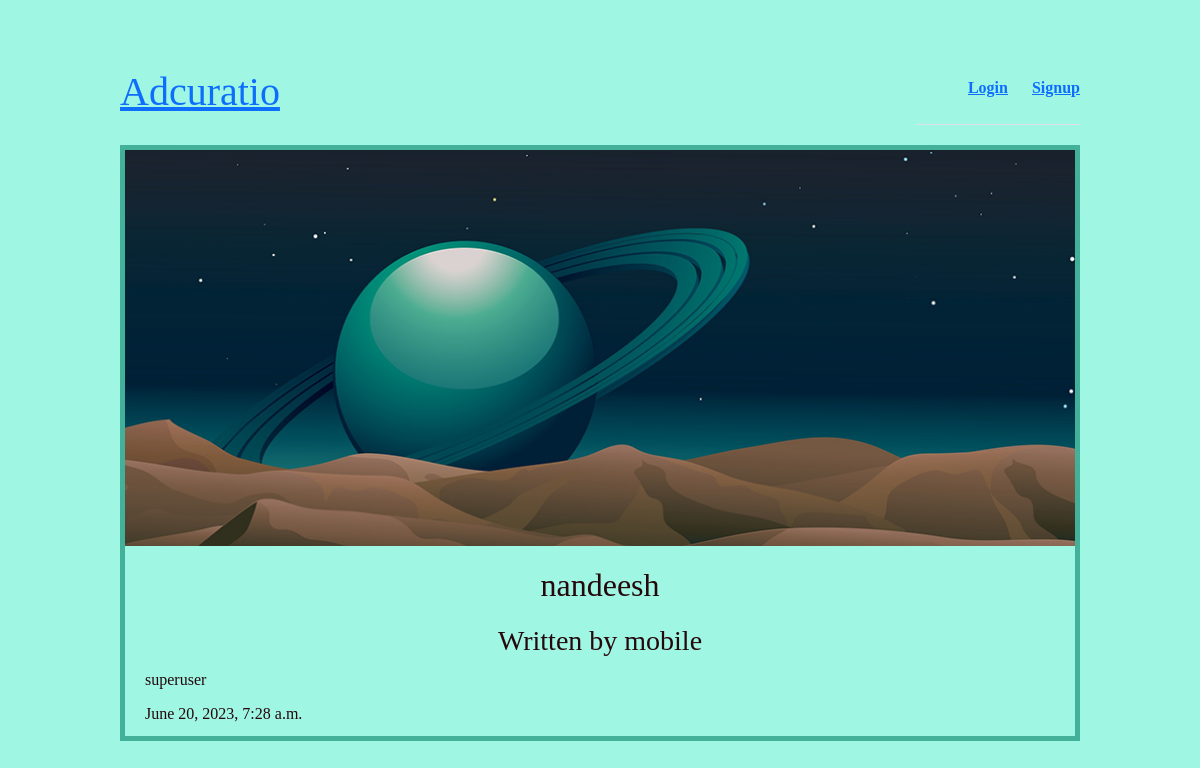
Screenshot of /articles/nandeesh/ with the database file from the repository.
### articles/models.py (models this page shows, shortened)
class Article(models.Model):
    title = models.CharField(max_length=100)
    slug = models.SlugField()
    body = models.TextField()
    date = models.DateTimeField(auto_now_add=True)
    thumb = models.ImageField(default='default.png', blank=True)
    author = models.ForeignKey(User, default=None,on_delete=models.CASCADE)

### articles/views.py (the view)
# urls.py: re_path(r'^(?P<slug>[\w-]+)/$', views.article_detail, name="detail"),
def article_detail(request, slug):
    article = Article.objects.get(slug=slug)
    return render(request, 'articles/article_detail.html', { 'article': article })

### articles/templates/articles/article_detail.html
{% extends 'base_layout.html' %}
{% block content %}
<div class="article-detail">
    <div class="article">
        <img src="{{ article.thumb.url }}" />
        <h2>{{ article.title }}</h2>
        <h3>Written by {{ article.author.username }}</h3>
        <p>{{ article.body }}</p>
        <p>{{ article.date }}</p>
    </div>
</div>
{% endblock %}

### static1/styles1.css (style rules this page uses)
body * { font-family: Ubuntu; }
h1, h2, h3, h4, h5 { font-weight: normal; margin: 0; }
.article { padding: 10px; border: 5px solid #43b09a; position: relative; padding-bottom: 40px; }
.article h2 { font-size: 1.2em; }
.article-detail .article { padding: 0; }
.article-detail .article img { max-width: 100%; }
.article-detail .article h2 { text-align: center; margin: 20px auto; font-size: 2em }
.article-detail .article h3 { text-align: center; }
.article-detail .article p { margin: 10px 20px }

### rows the page displays
Article: thumb (placeholder picture), title "nandeesh", author.username "mobile", body "superuser", date "June 20, 2023, 7:28 a.m."
